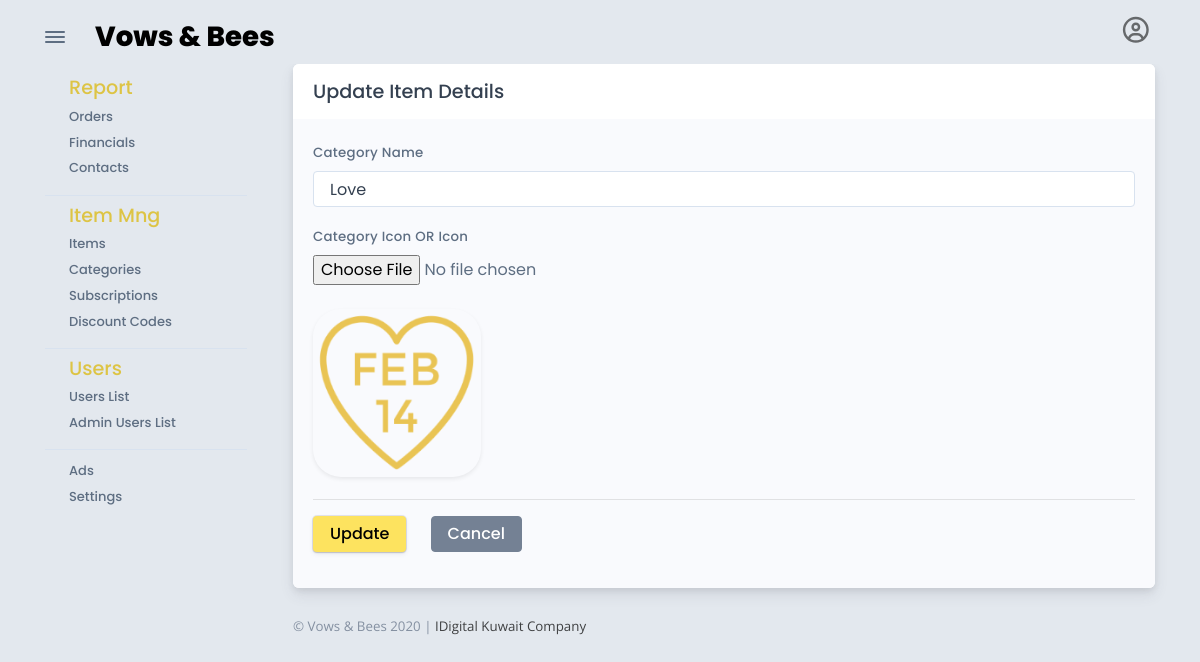
Page /admin/edit_category.php?edit=4 (signed in) on the committed database.
### tables this page shows
CREATE TABLE `categories` (
  `category_id` int(11) NOT NULL,
  `category_name` varchar(50) NOT NULL,
  `category_icon` text NOT NULL
);

### admin/edit_category_form.php (the view, shortened to what this page needs)
<form action="" method="POST" enctype="multipart/form-data">
<?php global $db_connect;
if(isset($_GET['edit'])) {
  $the_category_id = $_GET['edit'];
  $select = "SELECT * FROM categories WHERE category_id = $the_category_id";
  $select_results = mysqli_query($db_connect, $select);
  while($row = mysqli_fetch_assoc($select_results)) {
    $category_name = $row['category_name'];
    $category_icon = $row['category_icon'];
    ?>
<div class="form-group">
  <label for="category_name">Category Name</label>
  <input class="form-control" id="category_name" name="category_name" type="text" placeholder="Category Name" value="<?php if(isset($category_name)) {echo $category_name;}?>">
</div>
<div class="form-group">
  <label for="category_icon">Category Icon OR Icon</label>
  <input class="form-control-file" id="category_icon" name="category_icon" type="file">
  <br>
    <?php if(isset($category_icon)&&!empty($category_icon)) {echo "
    <div class='avatar avatar-5xl'>
      <img class='rounded-soft shadow-sm' src='../assets/ser_images/".$category_icon."'"." alt=''>
    </div>";}?>
</div>
<?php }} ?>
<hr>
<button class="btn btn-yellow mb-3" type="submit" name="edit_category_submit">Update</button>
<input class="btn btn-secondary mb-3" type="button" onclick="history.back()" value="Cancel" style="margin-left: 20px;">
</form>

### rows in the picture
categories: category_name "Love", category_icon (picture)
